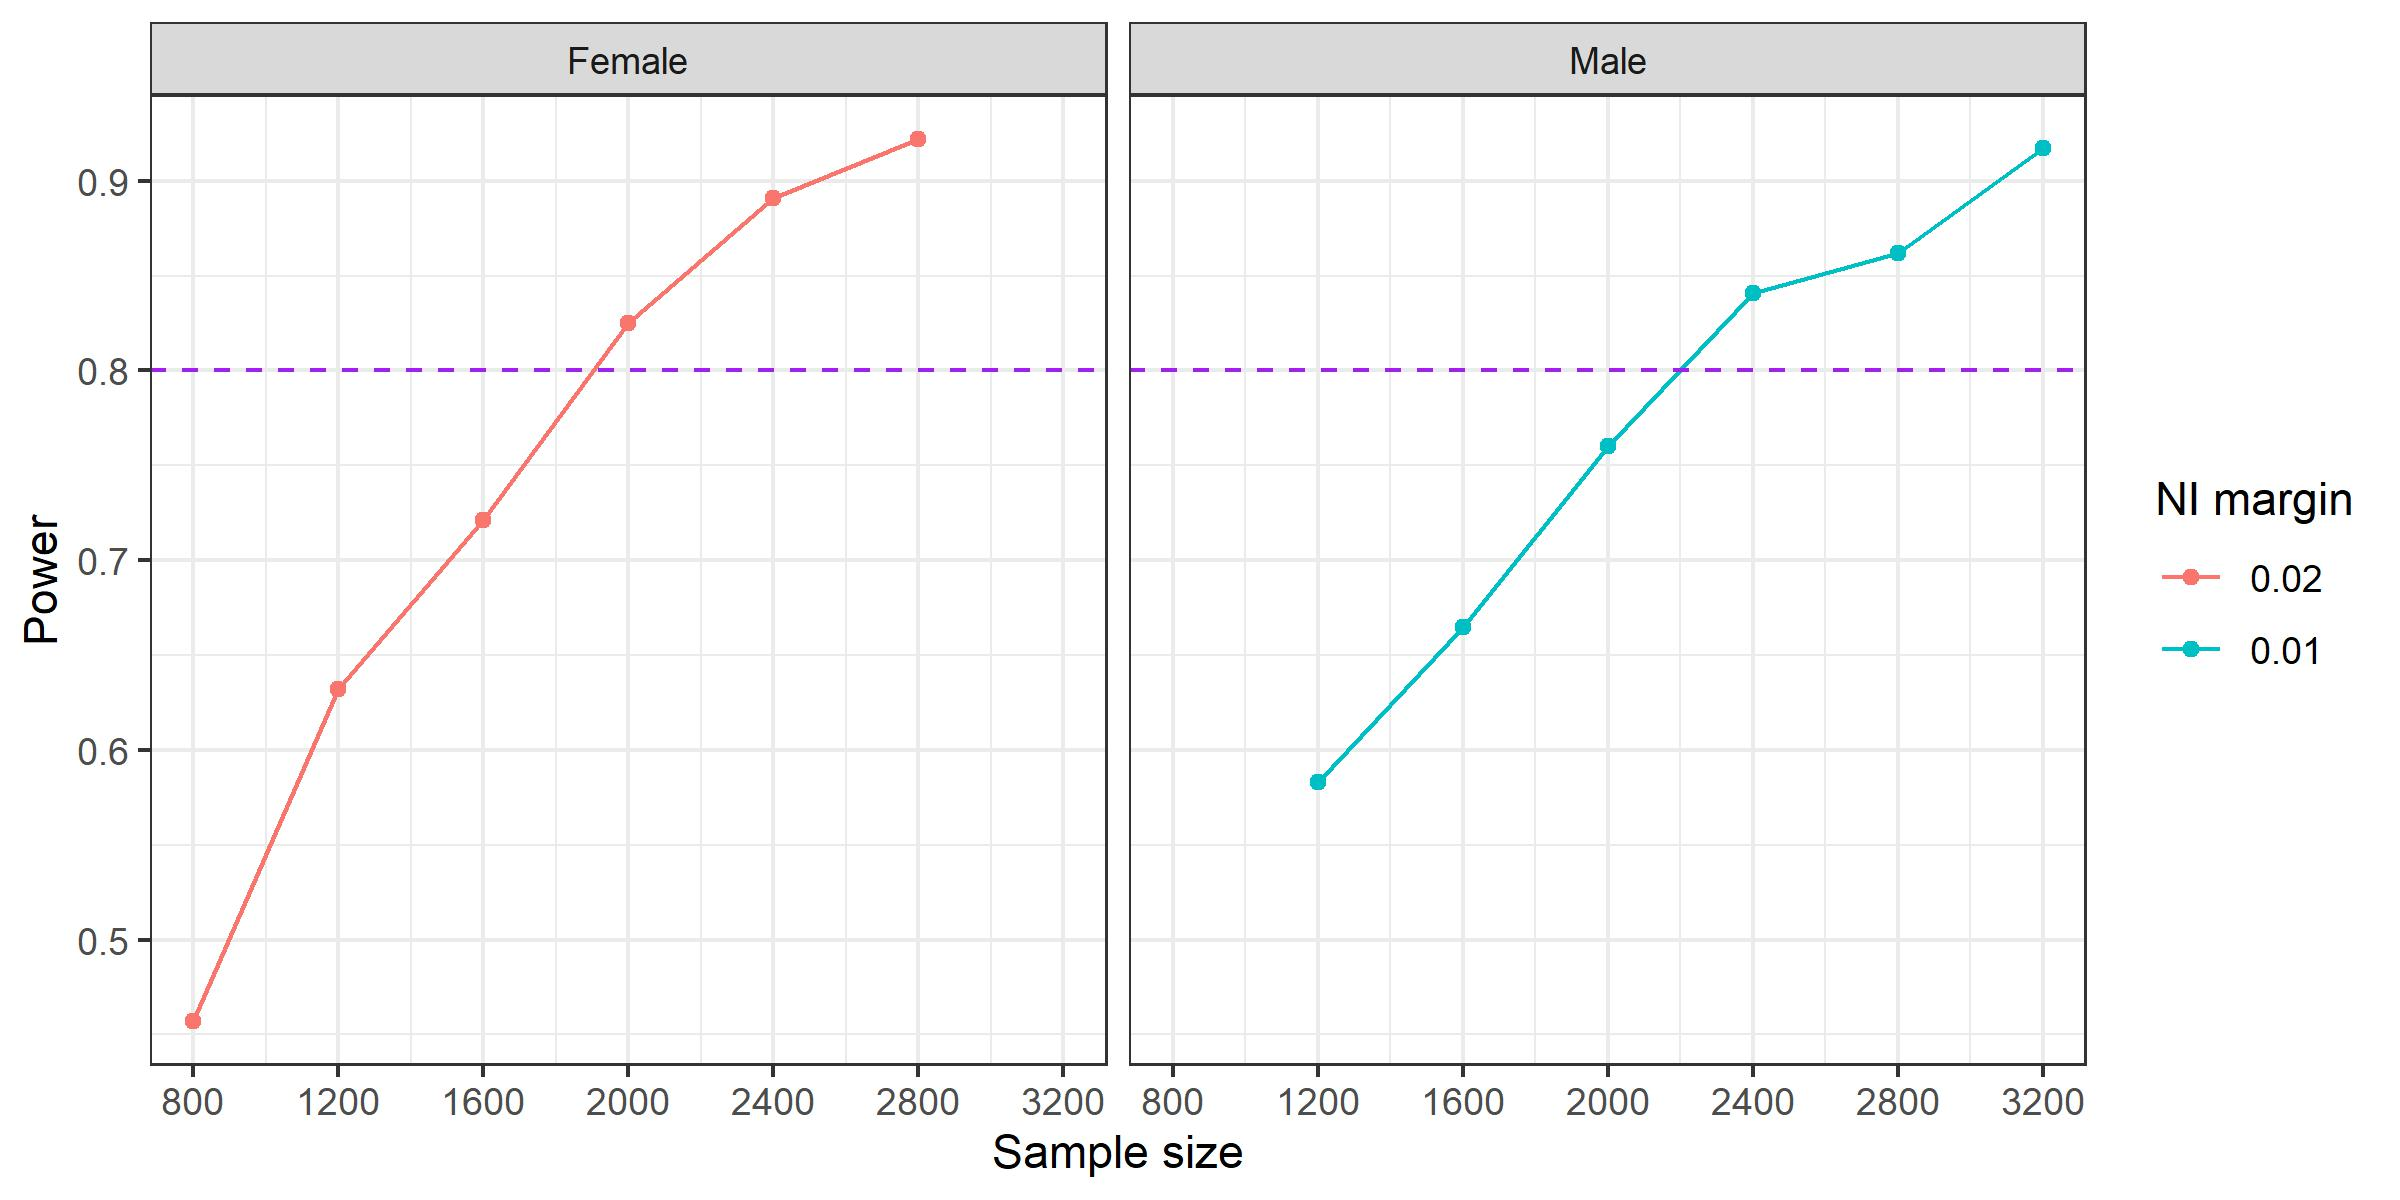

This chart was generated by the following R code:
# Load necessary library
library(dplyr) # Optional, for easier data manipulation
library(ggplot2)

power_f <- read.csv('ss_f_0.02_800-2800_3centres.csv')
power_m <- read.csv('ss_m_0.01_1200-3200_3centres.csv')
all_data <- rbind(power_m, power_f)
##power curves by sex
ggplot(all_data, aes(x = ss, y = power, colour = factor(ni.margin, levels = c(0.02, 0.01)))) +
  geom_line() + geom_point() +
  geom_hline(yintercept = 0.8, linetype = "dashed", color = "purple") +
  scale_x_continuous(breaks=seq(800, 3200, 400), lim=c(800, 3200)) +
  facet_wrap(~sex, labeller = as_labeller(c(f = "Female", m = "Male"))) +
  labs(x='Sample size', y='Power', color='NI margin') +
  theme_bw()
ggsave('powercurves.jpeg', height = 4, width = 8, dpi=300)
